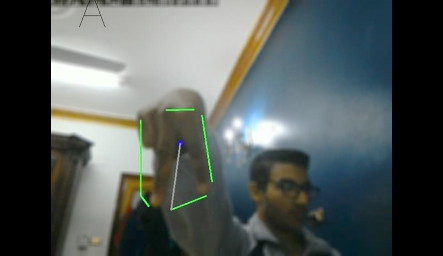
#> input picture A.jpg, 443 x 256 px, given in place of the camera
$ python main.py   (older library calls are emulated)
#> lines starting #> are read from the running program, lines starting #| are printed output that depends on the picture; after the words box and inside, x2 and y2 are one past the last pixel; in counts of white or black regions, pixels touching at a corner belong together
import cv2
import numpy as np
import math


cap = cv2.VideoCapture(0)
while(cap.isOpened()):
    # read image
    ret, img = cap.read()
#> img is the input picture: shape (256, 443, 3); mean B, G, R 89.6, 91.4, 83.8

    # get hand data from the rectangle sub window on the screen
    cv2.rectangle(img, (300,300), (100,100), (0,255,0),0)
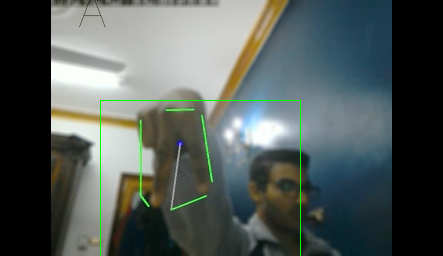
#> img: shape (256, 443, 3); 0.45% of pixels changed, all inside (x1, y1, x2, y2) = (100, 100, 301, 256)
    crop_img = img[100:300, 100:300]
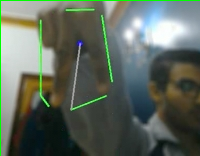
#> crop_img: shape (156, 200, 3); mean B, G, R 92.8, 104.2, 94.2

    # convert to grayscale
    grey = cv2.cvtColor(crop_img, cv2.COLOR_BGR2GRAY)
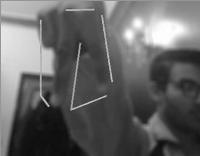
#> grey: shape (156, 200); min 11, max 255, mean 99.9

    # applying gaussian blur
    value = (35, 35)
    blurred = cv2.GaussianBlur(grey, value, 0)
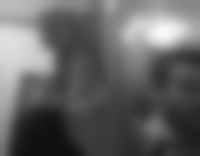
#> blurred: shape (156, 200); min 16, max 248, mean 100

    # thresholdin: Otsu's Binarization method
    _, thresh1 = cv2.threshold(blurred, 127, 255,
                               cv2.THRESH_BINARY_INV+cv2.THRESH_OTSU)
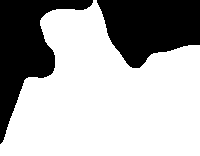
#> thresh1: shape (156, 200); 67.7% white; 2 black regions, box (x1, y1, x2, y2) and area: (97, 0, 200, 68) 5063, (0, 0, 93, 144) 5026

    # show thresholded image
    cv2.imshow('Thresholded', thresh1)

    # check OpenCV version to avoid unpacking error
    (version, _, _) = cv2.__version__.split('.')

    if version == '3':
        image, contours, hierarchy = cv2.findContours(thresh1.copy(), \
               cv2.RETR_TREE, cv2.CHAIN_APPROX_NONE)
    elif version == '2':
        contours, hierarchy = cv2.findContours(thresh1.copy(),cv2.RETR_TREE, \
               cv2.CHAIN_APPROX_NONE)

    # find contour with max area
#> (the run stopped early here; a loop or call above may not have finished)
